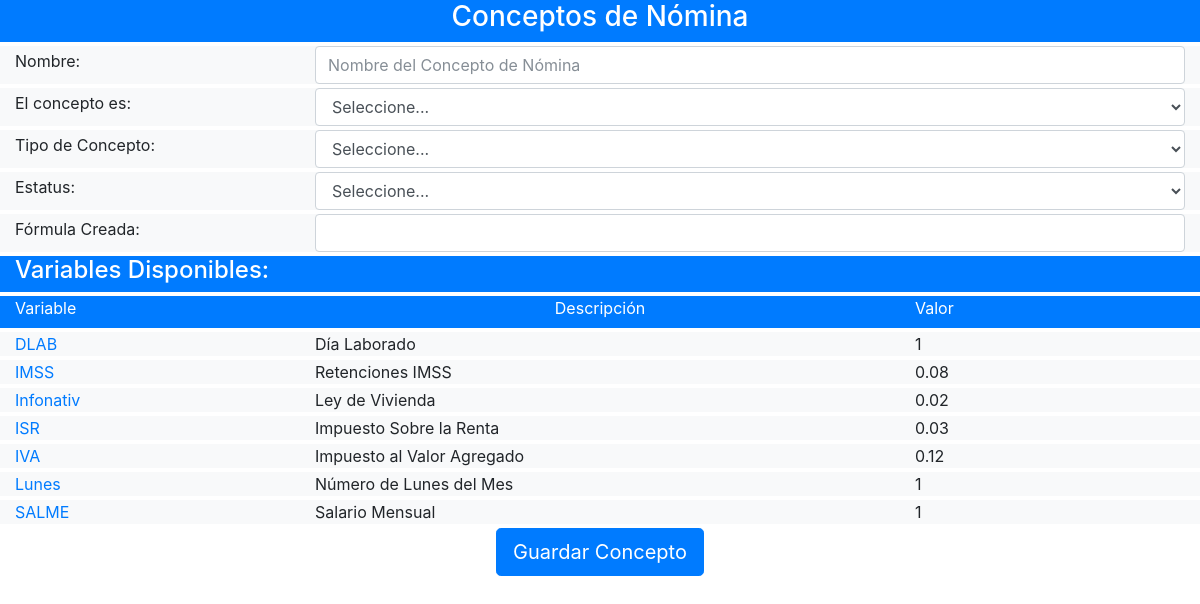
The app's page /frontend/pantalla/concepto_nomina/agregar_concepto_nomina.php with its own data.
### tables this page shows
CREATE TABLE IF NOT EXISTS `variable_nomina` (
  `cod_var_nom` int(11) NOT NULL AUTO_INCREMENT,
  `nom_var_nom` varchar(10) DEFAULT NULL,
  `des_var_nom` varchar(50) NOT NULL,
  `val_var_nom` float NOT NULL,
  `est_var_nom` char(1) DEFAULT NULL,
  PRIMARY KEY (`cod_var_nom`),
  UNIQUE KEY `nom_var_nom` (`nom_var_nom`)
);

### backend/clase/permiso.class.php (called while the page is built, shortened)
<?php
require_once("utilidad.class.php");
class permiso extends utilidad
{   public $cod_per;
	public function validar_acceso($id_opc,$fky_usuario)
	{
		$sql="select est_per
		      from  permiso
		      where
		      fky_opcion=$id_opc and
		      fky_usuario=$fky_usuario";
		      return $this->ejecutar($sql);
	}
}
?>

### backend/clase/utilidad.class.php (called while the page is built, shortened)
<?php
class utilidad
{
    private $servidor="localhost";
    private $usuario="root";
    private $clave="";
    private $base_datos="febrero";
    public  $mysqli;
   public function conectar(){
   		$this->mysqli = new mysqli($this->servidor, $this->usuario, $this->clave, $this->base_datos);
   }
	public function ejecutar($sql){
		return $this->mysqli->query($sql);
	}
	public function extraer_dato($pun_bds){
		return $pun_bds->fetch_assoc();
	}
}
?>

### backend/clase/variable_nomina.class.php (called while the page is built, shortened)
<?php
require_once("utilidad.class.php");
class variable_nomina extends utilidad
{
   public $est_var_nom;
   public function listar(){
   		$sql="select * from variable_nomina where est_var_nom='$this->est_var_nom' order by nom_var_nom asc;";
   		return $this->ejecutar($sql);
   }
}
?>

### frontend/pantalla/concepto_nomina/agregar_concepto_nomina.php (the view, shortened to what this page needs)
<?php
require("../../../backend/clase/permiso.class.php");
require("../../../backend/clase/variable_nomina.class.php");
$obj=new concepto_nomina;
$objPermiso=new permiso;
$objVariable=new variable_nomina;
$permiso=$objPermiso->validar_acceso($opcion=1,$fky_usuario=1,$token=md5("12345"));
$acceso=$objPermiso->extraer_dato($permiso);
if($acceso["est_per"]=="A")
{
?>
<!DOCTYPE html>
<html lang="en">
<head>
	<link rel="stylesheet" href="../../bootstrap-4.0/css/bootstrap.min.css">
</head>
<body>
<form action="../../../backend/controlador/concepto_nomina.php" method="POST">
<div class="container-fluid">
	<div class="row justify-content-center">
	<div class="col-12  ">
	 <div class="row bg-primary text-white">
	 	 <div class="col-12 text-center">
	  	<h3>Conceptos de Nómina</h3>
	 	 </div>
	  </div>
	  <div class="row mt-1 bg-light">
		<div class="col-md-3 col-12 align-self-center">
		     <label for="">Nombre:</label>
		</div>
		<div class="col-md-9 col-12">
		    <input type="text" name="des_con_nom" id="des_con_nom" required="required" maxlength="80" class="form-control" placeholder="Nombre del Concepto de Nómina" pattern="[a-zA-Z0-9 ]+" title="Solo valores Alfa-Númericos" required>
		</div>
	  </div>
	  <div class="row mt-1 bg-light">
	     <div class="col-md-3 col-12 align-self-center text-left">
		     <label for="">El concepto es:</label>
		</div>
	    <div class="col-md-9 col-12">
		<select name="opc_con_nom" id="opc_con_nom" class="form-control" required="">
			<option value="">Seleccione...</option>
		</select>
		</div>
	   </div>
	  <div class="row mt-1 bg-light">
		<div class="col-md-3 col-12 align-self-center text-left">
		     <label for="">Tipo de Concepto:</label>
		</div>
		<div class="col-md-9 col-12">
		    <select name="fky_tipo_concepto" id="fky_tipo_concepto" class="form-control" required="">
		    <option value="">Seleccione...</option>
		    </select>
		</div>
	  </div>
	  <div class="row mt-1 bg-light">
	     <div class="col-md-3 col-12 align-self-center text-left">
		     <label for="">Estatus:</label>
		</div>
	    <div class="col-md-9 col-12">
		<select name="est_con_nom" id="est_con_nom" class="form-control" required="">
			<option value="">Seleccione...</option>
		</select>
		</div>
	   </div>
	  <div class="row mt-1 bg-light">
	     <div class="col-md-3 col-12 align-self-center text-left">
		     <label for="">Fórmula Creada:</label>
		</div>
		    <div class="col-md-9 col-12" ml="0" mr="0">
	        	 <input type="text" class="form-control" name="for_con_nom" id="for_con_nom" >
			</div>
	   </div>
	 	 <div class="row mt-1 bg-primary text-white text-center">
			<div class="col-md-12 col-12 align-self-center text-left">
			     <h4>Variables Disponibles:</h4>
			</div>
		</div>
	 	 <div class="row mt-1 bg-primary text-white text-center">
			<div class="col-md-3 col-12 align-self-center text-left">
		     	<label for="">Variable</label>
			</div>
			<div class="col-md-6 col-12 align-self-center text-center">
		     	<label for="">Descripción</label>
			</div>
			<div class="col-md-3 col-12 align-self-center text-left">
		     	<label for="">Valor</label>
			</div>
		</div>
		<?php
		$objVariable->asignar_valor("est_var_nom","A");
		$pun_var1=$objVariable->listar();
		while(($variable=$objVariable->extraer_dato($pun_var1))>0)
		{
			echo "<div class='row mt-1 bg-light'>
			<div class='col-md-3 col-12 align-self-center text-left'>
		        <a href='javascript:agregar_formula($variable[cod_var_nom],\"".$variable['nom_var_nom']."\")'>$variable[nom_var_nom]</a>
			</div>
			<div class='col-md-6 col-12 align-self-center text-left'>
		     	$variable[des_var_nom]
			</div>
			<div class='col-md-3 col-12 align-self-center text-left'>
		     	$variable[val_var_nom]
			</div>
			</div>";
		}
	    ?>
	  </div>
	  <div class="row mt-1">
	  	 <div class="col-12  text-center">
		     <input type="submit" class="btn btn-primary btn-lg" value="Guardar Concepto">
		</div>
	   </div>
    </div>
  </div>
</form>
</body>
</html>
<?php
}else{
	$obj->mensaje("danger","No tienes permiso de accesar a esta p&aacute;gina");
}
?>

### records on screen
variable_nomina: nom_var_nom "DLAB", des_var_nom "Día Laborado", val_var_nom "1"
variable_nomina: nom_var_nom "IMSS", des_var_nom "Retenciones IMSS", val_var_nom "0.08"
variable_nomina: nom_var_nom "Infonativ", des_var_nom "Ley de Vivienda", val_var_nom "0.02"
variable_nomina: nom_var_nom "ISR", des_var_nom "Impuesto Sobre la Renta", val_var_nom "0.03"
variable_nomina: nom_var_nom "IVA", des_var_nom "Impuesto al Valor Agregado", val_var_nom "0.12"
variable_nomina: nom_var_nom "Lunes", des_var_nom "Número de Lunes del Mes", val_var_nom "1"
variable_nomina: nom_var_nom "SALME", des_var_nom "Salario Mensual", val_var_nom "1"
